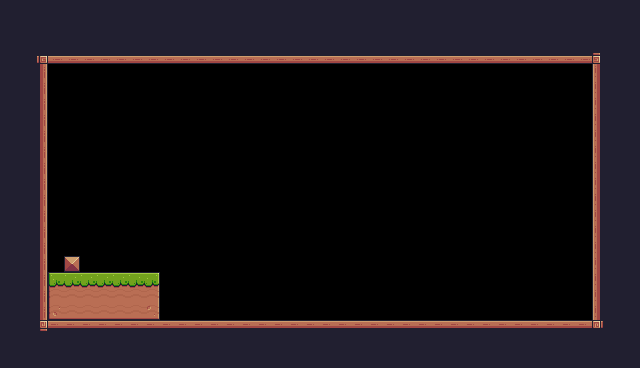

A 2D game scene composited from a Tiled map and its tileset images. What follows is a short description and the map's XML, with every tile layer's data as written:
An orthogonal 40x23 tile map with 16x16 px tiles, 1 tile layer (Desen Katmanı 1) and 1 object (Player).

<map version="1.10" tiledversion="1.10.2" orientation="orthogonal" renderorder="right-down" width="40" height="23" tilewidth="16" tileheight="16" infinite="0" nextlayerid="4" nextobjectid="7">
 <tileset firstgid="1" source="pixel_adventure.tsx" />
 <layer id="1" name="Desen Katmanı 1" width="40" height="23">
  <data encoding="csv">
24,24,24,24,24,24,24,24,24,24,24,24,24,24,24,24,24,24,24,24,24,24,24,24,24,24,24,24,24,24,24,24,24,24,24,24,24,24,24,24,
24,24,24,24,24,24,24,24,24,24,24,24,24,24,24,24,24,24,24,24,24,24,24,24,24,24,24,24,24,24,24,24,24,24,24,24,24,24,24,24,
24,24,24,24,24,24,24,24,24,24,24,24,24,24,24,24,24,24,24,24,24,24,24,24,24,24,24,24,24,24,24,24,24,24,24,24,24,24,24,24,
24,24,92,134,134,134,134,134,134,134,134,134,134,134,134,134,134,134,134,134,134,134,134,134,134,134,134,134,134,134,134,134,134,134,134,134,134,93,24,24,
24,24,113,0,0,0,0,0,0,0,0,0,0,0,0,0,0,0,0,0,0,0,0,0,0,0,0,0,0,0,0,0,0,0,0,0,0,111,24,24,
24,24,113,0,0,0,0,0,0,0,0,0,0,0,0,0,0,0,0,0,0,0,0,0,0,0,0,0,0,0,0,0,0,0,0,0,0,111,24,24,
24,24,113,0,0,0,0,0,0,0,0,0,0,0,0,0,0,0,0,0,0,0,0,0,0,0,0,0,0,0,0,0,0,0,0,0,0,111,24,24,
24,24,113,0,0,0,0,0,0,0,0,0,0,0,0,0,0,0,0,0,0,0,0,0,0,0,0,0,0,0,0,0,0,0,0,0,0,111,24,24,
24,24,113,0,0,0,0,0,0,0,0,0,0,0,0,0,0,0,0,0,0,0,0,0,0,0,0,0,0,0,0,0,0,0,0,0,0,111,24,24,
24,24,113,0,0,0,0,0,0,0,0,0,0,0,0,0,0,0,0,0,0,0,0,0,0,0,0,0,0,0,0,0,0,0,0,0,0,111,24,24,
24,24,113,0,0,0,0,0,0,0,0,0,0,0,0,0,0,0,0,0,0,0,0,0,0,0,0,0,0,0,0,0,0,0,0,0,0,111,24,24,
24,24,113,0,0,0,0,0,0,0,0,0,0,0,0,0,0,0,0,0,0,0,0,0,0,0,0,0,0,0,0,0,0,0,0,0,0,111,24,24,
24,112,113,0,0,0,0,0,0,0,0,0,0,0,0,0,0,0,0,0,0,0,0,0,0,0,0,0,0,0,0,0,0,0,0,0,0,111,24,24,
24,112,113,0,0,0,0,0,0,0,0,0,0,0,0,0,0,0,0,0,0,0,0,0,0,0,0,0,0,0,0,0,0,0,0,0,0,111,112,24,
24,112,113,0,0,0,0,0,0,0,0,0,0,0,0,0,0,0,0,0,0,0,0,0,0,0,0,0,0,0,0,0,0,0,0,0,0,111,112,24,
24,24,113,0,0,0,0,0,0,0,0,0,0,0,0,0,0,0,0,0,0,0,0,0,0,0,0,0,0,0,0,0,0,0,0,0,0,111,112,24,
24,24,113,0,35,0,0,0,0,0,0,0,0,0,0,0,0,0,0,0,0,0,0,0,0,0,0,0,0,0,0,0,0,0,0,0,0,111,112,24,
24,24,113,7,8,8,8,8,8,9,0,0,0,0,0,0,0,0,0,0,0,0,0,0,0,0,0,0,0,0,0,0,0,0,0,0,0,111,24,24,
24,24,113,29,30,30,30,30,30,31,0,0,0,0,0,0,0,0,0,0,0,0,0,0,0,0,0,0,0,0,0,0,0,0,0,0,0,111,24,24,
24,24,113,51,52,52,52,52,52,53,0,0,0,0,0,0,0,0,0,0,0,0,0,0,0,0,0,0,0,0,0,0,0,0,0,0,0,111,24,24,
24,24,114,90,90,90,90,90,90,90,90,90,90,90,90,90,90,90,90,90,90,90,90,90,90,90,90,90,90,90,90,90,90,90,90,90,90,115,24,24,
24,24,24,24,24,24,24,24,24,24,24,24,24,24,112,112,112,24,24,24,24,112,112,112,24,24,112,112,112,112,112,24,24,24,24,24,24,24,24,24,
24,24,24,24,24,24,24,24,24,24,24,24,24,24,24,24,24,24,24,24,24,24,24,24,24,24,24,24,24,24,24,24,24,24,24,24,24,24,24,24
</data>
 </layer>
 <objectgroup id="3" name="SpawnPoints">
  <object id="6" name="Player" type="Player" x="126.619" y="240.98" width="32.0802" height="33.115" />
 </objectgroup>
</map>
